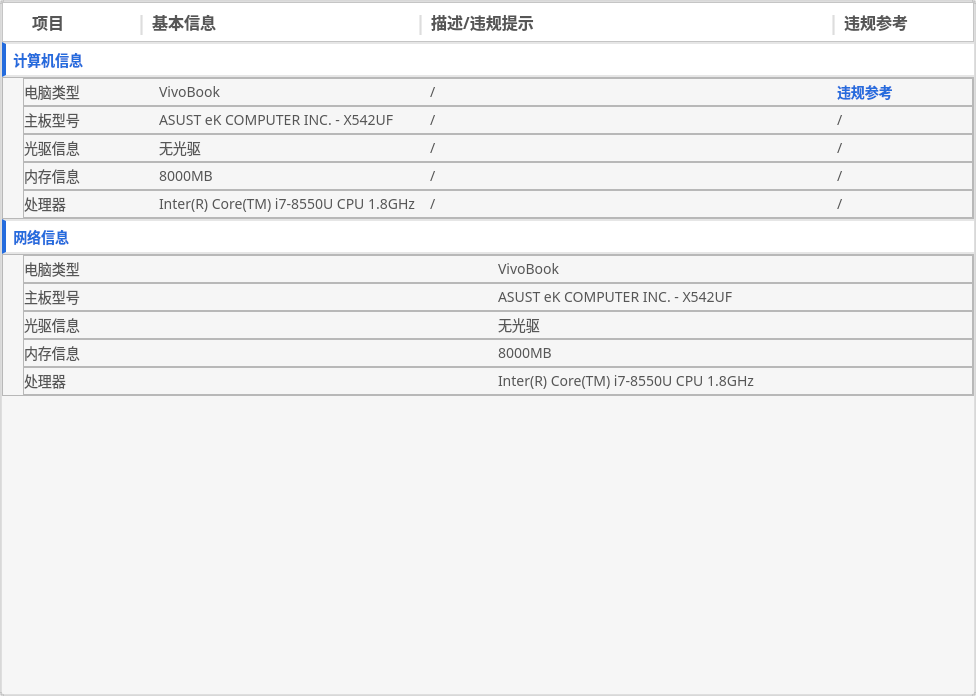
            <widget class="QWidget" name="scrollAreaWidgetContents_3">
             <property name="geometry">
              <rect>
               <x>0</x>
               <y>0</y>
               <width>976</width>
               <height>696</height>
              </rect>
             </property>
             <layout class="QVBoxLayout" name="verticalLayout_16">
              <property name="spacing">
               <number>0</number>
              </property>
              <property name="leftMargin">
               <number>0</number>
              </property>
              <property name="topMargin">
               <number>0</number>
              </property>
              <property name="rightMargin">
               <number>0</number>
              </property>
              <property name="bottomMargin">
               <number>0</number>
              </property>
              <item>
               <widget class="QFrame" name="frame">
                <property name="styleSheet">
                 <string notr="true">QFrame#frame{
border-radius: 3px;
background: #F6F6F6;

border:2px solid rgba(0, 0, 0, 0.1);}</string>
                </property>
                <property name="frameShape">
                 <enum>QFrame::StyledPanel</enum>
                </property>
                <property name="frameShadow">
                 <enum>QFrame::Raised</enum>
                </property>
                <layout class="QVBoxLayout" name="verticalLayout_10">
                 <property name="spacing">
                  <number>0</number>
                 </property>
                 <property name="leftMargin">
                  <number>0</number>
                 </property>
                 <property name="topMargin">
                  <number>0</number>
                 </property>
                 <property name="rightMargin">
                  <number>0</number>
                 </property>
                 <property name="bottomMargin">
                  <number>0</number>
                 </property>
                 <item>
                  <widget class="QFrame" name="frame_2">
                   <property name="styleSheet">
                    <string notr="true">font-family: Microsoft YaHei;
font-style: normal;
font-weight: 600;
font-size: 16px;
line-height: 22px;
background: #FFFFFF;

color: #565656;</string>
                   </property>
                   <property name="frameShape">
                    <enum>QFrame::StyledPanel</enum>
                   </property>
                   <property name="frameShadow">
                    <enum>QFrame::Raised</enum>
                   </property>
                   <layout class="QHBoxLayout" name="horizontalLayout_3" stretch="1,0,2,0,3,0,1">
                    <property name="spacing">
                     <number>0</number>
                    </property>
                    <property name="leftMargin">
                     <number>0</number>
                    </property>
                    <property name="topMargin">
                     <number>5</number>
                    </property>
                    <property name="rightMargin">
                     <number>0</number>
                    </property>
                    <property name="bottomMargin">
                     <number>5</number>
                    </property>
                    <item>
                     <widget class="QLabel" name="label_7">
                      <property name="text">
                       <string>       项目</string>
                      </property>
                     </widget>
                    </item>
                    <item>
                     <widget class="QLabel" name="label_8">
                      <property name="styleSheet">
                       <string notr="true">color:rgba(86, 86, 86, 0.2);
font-size: 20px;
</string>
                      </property>
                      <property name="text">
                       <string>|</string>
                      </property>
                     </widget>
                    </item>
                    <item>
                     <widget class="QLabel" name="label_9">
                      <property name="text">
                       <string> 基本信息</string>
                      </property>
                     </widget>
                    </item>
                    <item>
                     <widget class="QLabel" name="label_11">
                      <property name="styleSheet">
                       <string notr="true">color:rgba(86, 86, 86, 0.2);
font-size: 20px;
</string>
                      </property>
                      <property name="text">
                       <string>|</string>
                      </property>
                     </widget>
                    </item>
                    <item>
                     <widget class="QLabel" name="label_22">
                      <property name="text">
                       <string> 描述/违规提示</string>
                      </property>
                     </widget>
                    </item>
                    <item>
                     <widget class="QLabel" name="label_23">
                      <property name="styleSheet">
                       <string notr="true">color:rgba(86, 86, 86, 0.2);
font-size: 20px;
</string>
                      </property>
                      <property name="text">
                       <string>|</string>
                      </property>
                     </widget>
                    </item>
                    <item>
                     <widget class="QLabel" name="label_24">
                      <property name="text">
                       <string> 违规参考</string>
                      </property>
                     </widget>
                    </item>
                   </layout>
                  </widget>
                 </item>
                 <item>
                  <widget class="QPushButton" name="pushButton_computer_info">
                   <property name="minimumSize">
                    <size>
                     <width>0</width>
                     <height>35</height>
                    </size>
                   </property>
                   <property name="styleSheet">
                    <string notr="true">background: #FFFFFF;
border:2px solid rgba(0, 0, 0, 0.1);
border-left:4px solid #256CDD;
border-right:0px;
font-family: MICsoft YAHEi;
font-style: normal;
font-weight: 500;
font-size: 14px;
line-height: 20px;
/* identical to box height */
color: #256CDD;
text-align : left;</string>
                   </property>
                   <property name="text">
                    <string>  计算机信息</string>
                   </property>
                  </widget>
                 </item>
                 <item>
                  <widget class="QFrame" name="frame_computer_info">
                   <property name="minimumSize">
                    <size>
                     <width>0</width>
                     <height>0</height>
                    </size>
                   </property>
                   <property name="styleSheet">
                    <string notr="true">font-family: Microsoft YaHei;
font-style: normal;
font-weight: 300;
font-size: 14px;
line-height: 20px;
/* identical to box height */


color: #565656;
</string>
                   </property>
                   <property name="frameShape">
                    <enum>QFrame::StyledPanel</enum>
                   </property>
                   <property name="frameShadow">
                    <enum>QFrame::Raised</enum>
                   </property>
                   <layout class="QVBoxLayout" name="verticalLayout_11">
                    <property name="spacing">
                     <number>0</number>
                    </property>
                    <property name="leftMargin">
                     <number>20</number>
                    </property>
                    <property name="topMargin">
                     <number>0</number>
                    </property>
                    <property name="rightMargin">
                     <number>0</number>
                    </property>
                    <property name="bottomMargin">
                     <number>0</number>
                    </property>
                    <item>
                     <widget class="QFrame" name="frame_4">
                      <property name="maximumSize">
                       <size>
                        <width>16777215</width>
                        <height>30</height>
                       </size>
                      </property>
                      <property name="frameShape">
                       <enum>QFrame::StyledPanel</enum>
                      </property>
                      <property name="frameShadow">
                       <enum>QFrame::Raised</enum>
                      </property>
                      <layout class="QHBoxLayout" name="horizontalLayout_4" stretch="1,2,3,1">
                       <property name="spacing">
                        <number>0</number>
                       </property>
                       <property name="leftMargin">
                        <number>0</number>
                       </property>
                       <property name="topMargin">
                        <number>2</number>
                       </property>
                       <property name="rightMargin">
                        <number>0</number>
                       </property>
                       <property name="bottomMargin">
                        <number>2</number>
                       </property>
                       <item>
                        <widget class="QLabel" name="label_12">
                         <property name="text">
                          <string>电脑类型</string>
                         </property>
                        </widget>
                       </item>
                       <item>
                        <widget class="QLabel" name="label_10">
                         <property name="text">
                          <string>VivoBook</string>
                         </property>
                        </widget>
                       </item>
                       <item>
                        <widget class="QLabel" name="label_25">
                         <property name="text">
                          <string>/</string>
                         </property>
                        </widget>
                       </item>
                       <item>
                        <widget class="QLabel" name="label_26">
                         <property name="styleSheet">
                          <string notr="true">font-family: Microsoft YaHei;
font-style: normal;
font-weight: 800;
font-size: 14px;
line-height: 20px;
/* identical to box height */


color: #256CDD;
</string>
                         </property>
                         <property name="text">
                          <string>违规参考</string>
                         </property>
                        </widget>
                       </item>
                      </layout>
                     </widget>
                    </item>
                    <item>
                     <widget class="QFrame" name="frame_5">
                      <property name="maximumSize">
                       <size>
                        <width>16777215</width>
                        <height>30</height>
                       </size>
                      </property>
                      <property name="frameShape">
                       <enum>QFrame::StyledPanel</enum>
                      </property>
                      <property name="frameShadow">
                       <enum>QFrame::Raised</enum>
                      </property>
                      <layout class="QHBoxLayout" name="horizontalLayout_5" stretch="1,2,3,1">
                       <property name="spacing">
                        <number>0</number>
                       </property>
                       <property name="leftMargin">
                        <number>0</number>
                       </property>
                       <property name="topMargin">
                        <number>2</number>
                       </property>
                       <property name="rightMargin">
                        <number>0</number>
                       </property>
                       <property name="bottomMargin">
                        <number>2</number>
                       </property>
                       <item>
                        <widget class="QLabel" name="label_13">
                         <property name="text">
                          <string>主板型号</string>
                         </property>
                        </widget>
                       </item>
                       <item>
                        <widget class="QLabel" name="label_15">
                         <property name="text">
                          <string>ASUST eK COMPUTER INC. - X542UF</string>
                         </property>
                        </widget>
                       </item>
                       <item>
                        <widget class="QLabel" name="label_27">
                         <property name="text">
                          <string>/</string>
                         </property>
                        </widget>
                       </item>
                       <item>
                        <widget class="QLabel" name="label_28">
                         <property name="styleSheet">
                          <string notr="true"/>
                         </property>
                         <property name="text">
                          <string>/</string>
                         </property>
                        </widget>
                       </item>
                      </layout>
                     </widget>
                    </item>
                    <item>
                     <widget class="QFrame" name="frame_6">
                      <property name="maximumSize">
                       <size>
                        <width>16777215</width>
                        <height>30</height>
                       </size>
                      </property>
                      <property name="frameShape">
                       <enum>QFrame::StyledPanel</enum>
                      </property>
                      <property name="frameShadow">
                       <enum>QFrame::Raised</enum>
                      </property>
                      <layout class="QHBoxLayout" name="horizontalLayout_6" stretch="1,2,3,1">
                       <property name="spacing">
                        <number>0</number>
                       </property>
                       <property name="leftMargin">
                        <number>0</number>
                       </property>
                       <property name="topMargin">
                        <number>2</number>
                       </property>
                       <property name="rightMargin">
                        <number>0</number>
                       </property>
                       <property name="bottomMargin">
                        <number>2</number>
                       </property>
                       <item>
                        <widget class="QLabel" name="label_14">
                         <property name="text">
                          <string>光驱信息</string>
                         </property>
                        </widget>
                       </item>
                       <item>
                        <widget class="QLabel" name="label_16">
                         <property name="text">
                          <string>无光驱</string>
                         </property>
                        </widget>
                       </item>
                       <item>
                        <widget class="QLabel" name="label_29">
                         <property name="text">
                          <string>/</string>
                         </property>
                        </widget>
                       </item>
                       <item>
                        <widget class="QLabel" name="label_30">
                         <property name="styleSheet">
                          <string notr="true"/>
                         </property>
                         <property name="text">
                          <string>/</string>
                         </property>
                        </widget>
                       </item>
                      </layout>
                     </widget>
                    </item>
                    <item>
                     <widget class="QFrame" name="frame_7">
                      <property name="maximumSize">
                       <size>
                        <width>16777215</width>
                        <height>30</height>
                       </size>
                      </property>
                      <property name="frameShape">
                       <enum>QFrame::StyledPanel</enum>
                      </property>
                      <property name="frameShadow">
                       <enum>QFrame::Raised</enum>
                      </property>
                      <layout class="QHBoxLayout" name="horizontalLayout_7" stretch="1,2,3,1">
                       <property name="spacing">
                        <number>0</number>
                       </property>
                       <property name="leftMargin">
                        <number>0</number>
                       </property>
                       <property name="topMargin">
                        <number>2</number>
                       </property>
                       <property name="rightMargin">
                        <number>0</number>
                       </property>
                       <property name="bottomMargin">
                        <number>2</number>
                       </property>
                       <item>
                        <widget class="QLabel" name="label_17">
                         <property name="text">
                          <string>内存信息</string>
                         </property>
                        </widget>
                       </item>
                       <item>
                        <widget class="QLabel" name="label_18">
                         <property name="text">
                          <string>8000MB</string>
                         </property>
                        </widget>
                       </item>
                       <item>
                        <widget class="QLabel" name="label_31">
                         <property name="text">
                          <string>/</string>
                         </property>
                        </widget>
                       </item>
                       <item>
                        <widget class="QLabel" name="label_32">
                         <property name="styleSheet">
                          <string notr="true"/>
                         </property>
                         <property name="text">
                          <string>/</string>
                         </property>
                        </widget>
                       </item>
                      </layout>
                     </widget>
                    </item>
                    <item>
                     <widget class="QFrame" name="frame_8">
                      <property name="maximumSize">
                       <size>
                        <width>16777215</width>
                        <height>30</height>
                       </size>
                      </property>
                      <property name="frameShape">
                       <enum>QFrame::StyledPanel</enum>
                      </property>
                      <property name="frameShadow">
                       <enum>QFrame::Raised</enum>
                      </property>
                      <layout class="QHBoxLayout" name="horizontalLayout_8" stretch="1,2,3,1">
                       <property name="spacing">
                        <number>0</number>
                       </property>
                       <property name="leftMargin">
                        <number>0</number>
                       </property>
                       <property name="topMargin">
                        <number>2</number>
                       </property>
                       <property name="rightMargin">
                        <number>0</number>
                       </property>
                       <property name="bottomMargin">
                        <number>2</number>
                       </property>
                       <item>
                        <widget class="QLabel" name="label_19">
                         <property name="text">
                          <string>处理器</string>
                         </property>
                        </widget>
                       </item>
                       <item>
                        <widget class="QLabel" name="label_20">
                         <property name="text">
                          <string>Inter(R) Core(TM) i7-8550U CPU 1.8GHz</string>
                         </property>
                        </widget>
                       </item>
                       <item>
                        <widget class="QLabel" name="label_33">
                         <property name="text">
                          <string>/</string>
                         </property>
                        </widget>
                       </item>
                       <item>
                        <widget class="QLabel" name="label_34">
                         <property name="styleSheet">
                          <string notr="true"/>
                         </property>
                         <property name="text">
                          <string>/</string>
                         </property>
                        </widget>
                       </item>
                      </layout>
                     </widget>
                    </item>
                   </layout>
                  </widget>
                 </item>
                 <item>
                  <widget class="QPushButton" name="pushButton_net_info">
                   <property name="minimumSize">
                    <size>
                     <width>0</width>
                     <height>35</height>
                    </size>
                   </property>
                   <property name="styleSheet">
                    <string notr="true">background: #FFFFFF;
border:2px solid rgba(0, 0, 0, 0.1);
border-left:4px solid #256CDD;
border-right:0px;
font-family: MICsoft YAHEi;
font-style: normal;
font-weight: 500;
font-size: 14px;
line-height: 20px;
/* identical to box height */
color: #256CDD;
text-align : left;</string>
                   </property>
                   <property name="text">
                    <string>  网络信息</string>
                   </property>
                  </widget>
                 </item>
                 <item>
                  <widget class="QFrame" name="frame_net_info">
                   <property name="minimumSize">
                    <size>
                     <width>0</width>
                     <height>0</height>
                    </size>
                   </property>
                   <property name="styleSheet">
                    <string notr="true">font-family: Microsoft YaHei;
font-style: normal;
font-weight: 300;
font-size: 14px;
line-height: 20px;
/* identical to box height */


color: #565656;
</string>
                   </property>
                   <property name="frameShape">
                    <enum>QFrame::StyledPanel</enum>
                   </property>
                   <property name="frameShadow">
                    <enum>QFrame::Raised</enum>
                   </property>
                   <layout class="QVBoxLayout" name="verticalLayout_19">
                    <property name="spacing">
                     <number>0</number>
                    </property>
                    <property name="leftMargin">
                     <number>20</number>
                    </property>
                    <property name="topMargin">
                     <number>0</number>
                    </property>
                    <property name="rightMargin">
                     <number>0</number>
                    </property>
                    <property name="bottomMargin">
                     <number>0</number>
                    </property>
                    <item>
                     <widget class="QFrame" name="frame_28">
                      <property name="maximumSize">
                       <size>
                        <width>16777215</width>
                        <height>30</height>
                       </size>
                      </property>
                      <property name="frameShape">
                       <enum>QFrame::StyledPanel</enum>
                      </property>
                      <property name="frameShadow">
                       <enum>QFrame::Raised</enum>
                      </property>
                      <layout class="QHBoxLayout" name="horizontalLayout_26">
                       <property name="spacing">
                        <number>0</number>
                       </property>
                       <property name="leftMargin">
                        <number>0</number>
                       </property>
                       <property name="topMargin">
                        <number>2</number>
                       </property>
                       <property name="rightMargin">
                        <number>0</number>
                       </property>
                       <property name="bottomMargin">
                        <number>2</number>
                       </property>
                       <item>
                        <widget class="QLabel" name="label_54">
                         <property name="text">
                          <string>电脑类型</string>
                         </property>
                        </widget>
                       </item>
                       <item>
                        <widget class="QLabel" name="label_55">
                         <property name="text">
                          <string>VivoBook</string>
                         </property>
                        </widget>
                       </item>
                      </layout>
                     </widget>
                    </item>
                    <item>
                     <widget class="QFrame" name="frame_29">
                      <property name="maximumSize">
                       <size>
                        <width>16777215</width>
                        <height>30</height>
                       </size>
                      </property>
                      <property name="frameShape">
                       <enum>QFrame::StyledPanel</enum>
                      </property>
                      <property name="frameShadow">
                       <enum>QFrame::Raised</enum>
                      </property>
                      <layout class="QHBoxLayout" name="horizontalLayout_27">
                       <property name="spacing">
                        <number>0</number>
                       </property>
                       <property name="leftMargin">
                        <number>0</number>
                       </property>
                       <property name="topMargin">
                        <number>2</number>
                       </property>
                       <property name="rightMargin">
                        <number>0</number>
                       </property>
                       <property name="bottomMargin">
                        <number>2</number>
                       </property>
                       <item>
                        <widget class="QLabel" name="label_56">
                         <property name="text">
                          <string>主板型号</string>
                         </property>
                        </widget>
                       </item>
                       <item>
                        <widget class="QLabel" name="label_57">
                         <property name="text">
                          <string>ASUST eK COMPUTER INC. - X542UF</string>
                         </property>
                        </widget>
                       </item>
                      </layout>
                     </widget>
                    </item>
                    <item>
                     <widget class="QFrame" name="frame_30">
                      <property name="maximumSize">
                       <size>
                        <width>16777215</width>
                        <height>30</height>
                       </size>
                      </property>
                      <property name="frameShape">
                       <enum>QFrame::StyledPanel</enum>
                      </property>
                      <property name="frameShadow">
                       <enum>QFrame::Raised</enum>
                      </property>
                      <layout class="QHBoxLayout" name="horizontalLayout_28">
                       <property name="spacing">
                        <number>0</number>
                       </property>
                       <property name="leftMargin">
                        <number>0</number>
                       </property>
                       <property name="topMargin">
                        <number>2</number>
                       </property>
                       <property name="rightMargin">
                        <number>0</number>
                       </property>
                       <property name="bottomMargin">
                        <number>2</number>
                       </property>
                       <item>
                        <widget class="QLabel" name="label_58">
                         <property name="text">
                          <string>光驱信息</string>
                         </property>
                        </widget>
                       </item>
                       <item>
                        <widget class="QLabel" name="label_59">
                         <property name="text">
                          <string>无光驱</string>
                         </property>
                        </widget>
                       </item>
                      </layout>
                     </widget>
                    </item>
                    <item>
                     <widget class="QFrame" name="frame_31">
                      <property name="maximumSize">
                       <size>
                        <width>16777215</width>
                        <height>30</height>
                       </size>
                      </property>
                      <property name="frameShape">
                       <enum>QFrame::StyledPanel</enum>
                      </property>
                      <property name="frameShadow">
                       <enum>QFrame::Raised</enum>
                      </property>
                      <layout class="QHBoxLayout" name="horizontalLayout_29">
                       <property name="spacing">
                        <number>0</number>
                       </property>
                       <property name="leftMargin">
                        <number>0</number>
                       </property>
                       <property name="topMargin">
                        <number>2</number>
                       </property>
                       <property name="rightMargin">
                        <number>0</number>
                       </property>
                       <property name="bottomMargin">
                        <number>2</number>
                       </property>
                       <item>
                        <widget class="QLabel" name="label_60">
                         <property name="text">
                          <string>内存信息</string>
                         </property>
                        </widget>
                       </item>
                       <item>
                        <widget class="QLabel" name="label_61">
                         <property name="text">
                          <string>8000MB</string>
                         </property>
                        </widget>
                       </item>
                      </layout>
                     </widget>
                    </item>
                    <item>
                     <widget class="QFrame" name="frame_32">
                      <property name="maximumSize">
                       <size>
                        <width>16777215</width>
                        <height>30</height>
                       </size>
                      </property>
                      <property name="frameShape">
                       <enum>QFrame::StyledPanel</enum>
                      </property>
                      <property name="frameShadow">
                       <enum>QFrame::Raised</enum>
                      </property>
                      <layout class="QHBoxLayout" name="horizontalLayout_30">
                       <property name="spacing">
                        <number>0</number>
                       </property>
                       <property name="leftMargin">
                        <number>0</number>
                       </property>
                       <property name="topMargin">
                        <number>2</number>
                       </property>
                       <property name="rightMargin">
                        <number>0</number>
                       </property>
                       <property name="bottomMargin">
                        <number>2</number>
                       </property>
                       <item>
                        <widget class="QLabel" name="label_62">
                         <property name="text">
                          <string>处理器</string>
                         </property>
                        </widget>
                       </item>
                       <item>
                        <widget class="QLabel" name="label_63">
                         <property name="text">
                          <string>Inter(R) Core(TM) i7-8550U CPU 1.8GHz</string>
                         </property>
                        </widget>
                       </item>
                      </layout>
                     </widget>
                    </item>
                   </layout>
                  </widget>
                 </item>
                 <item>
                  <spacer name="verticalSpacer_2">
                   <property name="orientation">
                    <enum>Qt::Vertical</enum>
                   </property>
                   <property name="sizeHint" stdset="0">
                    <size>
                     <width>20</width>
                     <height>316</height>
                    </size>
                   </property>
                  </spacer>
                 </item>
                </layout>
               </widget>
              </item>
             </layout>
            </widget>
